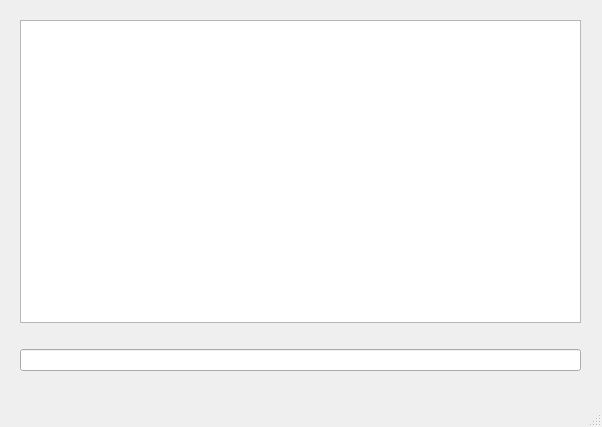
<?xml version="1.0" encoding="UTF-8"?>
<ui version="4.0">
 <class>MainWindow</class>
 <widget class="QMainWindow" name="MainWindow">
  <property name="geometry">
   <rect>
    <x>0</x>
    <y>0</y>
    <width>602</width>
    <height>427</height>
   </rect>
  </property>
  <property name="windowTitle">
   <string>Perry Bot</string>
  </property>
  <property name="styleSheet">
   <string notr="true">:/dark.qss</string>
  </property>
  <widget class="QWidget" name="centralwidget">
   <widget class="QWidget" name="verticalLayoutWidget">
    <property name="geometry">
     <rect>
      <x>20</x>
      <y>20</y>
      <width>561</width>
      <height>351</height>
     </rect>
    </property>
    <layout class="QVBoxLayout" name="verticalLayout">
     <item>
      <widget class="QTextEdit" name="textEdit">
       <property name="styleSheet">
        <string notr="true">/*
 *  BreezeDark stylesheet.
 *
 *  :author: Colin Duquesnoy
 *  :editor: Alex Huszagh
 *  :license: MIT, see LICENSE.md
 *
 *  This is originally a fork of QDarkStyleSheet, and is based on Breeze/
 *  BreezeDark color scheme, but is in no way affiliated with KDE.
 *
 * ---------------------------------------------------------------------
 *  The MIT License (MIT)
 *
 * Copyright (c) &lt;2013-2014&gt; &lt;Colin Duquesnoy&gt;
 * Copyright (c) &lt;2015-2016&gt; &lt;Alex Huszagh&gt;
 *
 * Permission is hereby granted, free of charge, to any person obtaining
 * a copy of this software and associated documentation files (the
 * &quot;Software&quot;), to deal in the Software without restriction, including
 * without limitation the rights to use, copy, modify, merge, publish,
 * distribute, sublicense, and/or sell copies of the Software, and to
 * permit persons to whom the Software is furnished to do so, subject to
 * the following conditions:
 *
 * The above copyright notice and this permission notice shall be included in
 * all copies or substantial portions of the Software.
 *
 * THE SOFTWARE IS PROVIDED &quot;AS IS&quot;, WITHOUT WARRANTY OF ANY KIND, EXPRESS
 * OR IMPLIED, INCLUDING BUT NOT LIMITED TO THE WARRANTIES OF
 * MERCHANTABILITY, FITNESS FOR A PARTICULAR PURPOSE AND NONINFRINGEMENT.
 * IN NO EVENT SHALL THE AUTHORS OR COPYRIGHT HOLDERS BE LIABLE FOR ANY
 * CLAIM, DAMAGES OR OTHER LIABILITY, WHETHER IN AN ACTION OF CONTRACT,
 * TORT OR OTHERWISE, ARISING FROM, OUT OF OR IN CONNECTION WITH THE
 * SOFTWARE OR THE USE OR OTHER DEALINGS IN THE SOFTWARE.
 * ---------------------------------------------------------------------
 */

QToolTip
{
    border: 0.1ex solid #eff0f1;
    background-color: #31363b;
    alternate-background-color: #3b4045;
    color: #eff0f1;
    padding: 0.5ex;
    opacity: 200;
}

QWidget
{
    color: #eff0f1;
    background-color: #31363b;
    selection-background-color:#3daee9;
    selection-color: #eff0f1;
    background-clip: border;
    border-image: none;
    border: 0px transparent black;
    outline: 0;
}

QWidget:item:hover
{
    background-color: #3daee9;
    color: #eff0f1;
}

QWidget:item:selected
{
    background-color: #3daee9;
}


QCheckBox
{
    spacing: 0.5ex;
    outline: none;
    color: #eff0f1;
    margin-bottom: 0.2ex;
    opacity: 200;
}

QCheckBox:disabled
{
    color: #76797c;
}

QGroupBox::indicator
{
    margin-left: 0.2ex;
}

QCheckBox::indicator:unchecked,
QCheckBox::indicator:unchecked:focus
{
    border-image: url(:/dark/checkbox_unchecked_disabled.svg);
}

QCheckBox::indicator:unchecked:hover,
QCheckBox::indicator:unchecked:pressed,
QGroupBox::indicator:unchecked:hover,
QGroupBox::indicator:unchecked:focus,
QGroupBox::indicator:unchecked:pressed
{
    border: none;
    border-image: url(:/dark/checkbox_unchecked.svg);
}

QCheckBox::indicator:checked
{
    border-image: url(:/dark/checkbox_checked.svg);
}

QCheckBox::indicator:checked:hover,
QCheckBox::indicator:checked:focus,
QCheckBox::indicator:checked:pressed,
QGroupBox::indicator:checked:hover,
QGroupBox::indicator:checked:focus,
QGroupBox::indicator:checked:pressed
{
    border: none;
    border-image: url(:/dark/checkbox_checked.svg);
}

QCheckBox::indicator:indeterminate
{
    border-image: url(:/dark/checkbox_indeterminate.svg);
}

QCheckBox::indicator:indeterminate:focus,
QCheckBox::indicator:indeterminate:hover,
QCheckBox::indicator:indeterminate:pressed
{
    border-image: url(:/dark/checkbox_indeterminate.svg);
}

QCheckBox::indicator:indeterminate:disabled
{
    border-image: url(:/dark/checkbox_indeterminate_disabled.svg);
}

QCheckBox::indicator:checked:disabled,
QGroupBox::indicator:checked:disabled
{
    border-image: url(:/dark/checkbox_checked_disabled.svg);
}

QCheckBox::indicator:unchecked:disabled,
QGroupBox::indicator:unchecked:disabled
{
    border-image: url(:/dark/checkbox_unchecked_disabled.svg);
}

QRadioButton
{
    spacing: 0.5ex;
    outline: none;
    color: #eff0f1;
    margin-bottom: 0.2ex;
}

QRadioButton:disabled
{
    color: #76797c;
}

QRadioButton::indicator:unchecked,
QRadioButton::indicator:unchecked:focus
{
    border-image: url(:/dark/radio_unchecked_disabled.svg);
}


QRadioButton::indicator:unchecked:hover,
QRadioButton::indicator:unchecked:pressed
{
    border: none;
    outline: none;
    border-image: url(:/dark/radio_unchecked.svg);
}


QRadioButton::indicator:checked
{
    border: none;
    outline: none;
    border-image: url(:/dark/radio_checked.svg);
}

QRadioButton::indicator:checked:hover,
QRadioButton::indicator:checked:focus,
QRadioButton::indicator:checked:pressed
{
    border: none;
    outline: none;
    border-image: url(:/dark/radio_checked.svg);
}

QRadioButton::indicator:checked:disabled
{
    outline: none;
    border-image: url(:/dark/radio_checked_disabled.svg);
}

QRadioButton::indicator:unchecked:disabled
{
    border-image: url(:/dark/radio_unchecked_disabled.svg);
}

QMenuBar
{
    background-color: #31363b;
    color: #eff0f1;
}

QMenuBar::item
{
    background: transparent;
}

QMenuBar::item:selected
{
    background: transparent;
    border: 0.1ex solid #76797c;
}

QMenuBar::item:pressed
{
    border: 0.1ex solid #76797c;
    background-color: #3daee9;
    color: #eff0f1;
    margin-bottom: -0.1ex;
    padding-bottom: 0.1ex;
}

QMenu
{
    border: 0.1ex solid #76797c;
    color: #eff0f1;
    margin: 0.2ex;
}

QMenu::icon
{
    margin: 0.5ex;
}

QMenu::item
{
    padding: 0.5ex 3ex 0.5ex 3ex;
    margin-left: 0.5ex;
    border: 0.1ex solid transparent; /* reserve space for selection border */
}

QMenu::item:selected
{
    color: #eff0f1;
}

QMenu::separator
{
    height: 0.2ex;
    background: lightblue;
    margin-left: 1ex;
    margin-right: 0.5ex;
}

/* non-exclusive indicator = check box style indicator
   (see QActionGroup::setExclusive) */
QMenu::indicator:non-exclusive:unchecked
{
    border-image: url(:/dark/checkbox_unchecked_disabled.svg);
}

QMenu::indicator:non-exclusive:unchecked:selected
{
    border-image: url(:/dark/checkbox_unchecked_disabled.svg);
}

QMenu::indicator:non-exclusive:checked
{
    border-image: url(:/dark/checkbox_checked.svg);
}

QMenu::indicator:non-exclusive:checked:selected
{
    border-image: url(:/dark/checkbox_checked.svg);
}

/* exclusive indicator = radio button style indicator (see QActionGroup::setExclusive) */
QMenu::indicator:exclusive:unchecked
{
    border-image: url(:/dark/radio_unchecked_disabled.svg);
}

QMenu::indicator:exclusive:unchecked:selected
{
    border-image: url(:/dark/radio_unchecked_disabled.svg);
}

QMenu::indicator:exclusive:checked
{
    border-image: url(:/dark/radio_checked.svg);
}

QMenu::indicator:exclusive:checked:selected
{
    border-image: url(:/dark/radio_checked.svg);
}

QMenu::right-arrow
{
    margin: 0.5ex;
    border-image: url(:/light/right_arrow.svg);
    width: 0.6ex;
    height: 0.9ex;
}


QWidget:disabled
{
    color: #454545;
    background-color: #31363b;
}

QAbstractItemView
{
    alternate-background-color: #31363b;
    color: #eff0f1;
    border: 0.1ex solid 3A3939;
    border-radius: 0.2ex;
}

QWidget:focus,
QMenuBar:focus
{
    border: 0.1ex solid #3daee9;
}

QTabWidget:focus,
QCheckBox:focus,
QRadioButton:focus,
QSlider:focus
{
    border: none;
}

QLineEdit
{
    background-color: #232629;
    padding: 0.5ex;
    border-style: solid;
    border: 0.1ex solid #76797c;
    border-radius: 0.2ex;
    color: #eff0f1;
}

QGroupBox
{
    border: 0.1ex solid #76797c;
    border-radius: 0.2ex;
    padding-top: 1ex;
    margin-top: 1ex;
}

QGroupBox::title
{
    subcontrol-origin: margin;
    subcontrol-position: top center;
    padding-left: 0.1ex;
    padding-right: 0.1ex;
    margin-top: -0.7ex;
}

QAbstractScrollArea
{
    border-radius: 0.2ex;
    border: 0.1ex solid #76797c;
    background-color: transparent;
}

QScrollBar:horizontal
{
    height: 1.5ex;
    margin: 0.3ex 1.5ex 0.3ex 1.5ex;
    border: 0.1ex transparent #2A2929;
    border-radius: 0.4ex;
    background-color: #2A2929;
}

QScrollBar::handle:horizontal
{
    background-color: #3daee9;
    min-width: 0.5ex;
    border-radius: 0.4ex;
}

QScrollBar::add-line:horizontal
{
    margin: 0px 0.3ex 0px 0.3ex;
    border-image: url(:/dark/right_arrow_disabled.svg);
    width: 1ex;
    height: 1ex;
    subcontrol-position: right;
    subcontrol-origin: margin;
}

QScrollBar::sub-line:horizontal
{
    margin: 0ex 0.3ex 0ex 0.3ex;
    border-image: url(:/dark/left_arrow_disabled.svg);
    width: 1ex;
    height: 1ex;
    subcontrol-position: left;
    subcontrol-origin: margin;
}

QScrollBar::add-line:horizontal:hover,
QScrollBar::add-line:horizontal:on
{
    border-image: url(:/dark/right_arrow.svg);
    width: 1ex;
    height: 1ex;
    subcontrol-position: right;
    subcontrol-origin: margin;
}


QScrollBar::sub-line:horizontal:hover,
QScrollBar::sub-line:horizontal:on
{
    border-image: url(:/dark/left_arrow.svg);
    width: 1ex;
    height: 1ex;
    subcontrol-position: left;
    subcontrol-origin: margin;
}

QScrollBar::up-arrow:horizontal,
QScrollBar::down-arrow:horizontal
{
    background: none;
}


QScrollBar::add-page:horizontal,
QScrollBar::sub-page:horizontal
{
    background: none;
}

QScrollBar:vertical
{
    background-color: #2A2929;
    width: 1.5ex;
    margin: 1.5ex 0.3ex 1.5ex 0.3ex;
    border: 0.1ex transparent #2A2929;
    border-radius: 0.4ex;
}

QScrollBar::handle:vertical
{
    background-color: #3daee9;
    min-height: 0.5ex;
    border-radius: 0.4ex;
}

QScrollBar::sub-line:vertical
{
    margin: 0.3ex 0ex 0.3ex 0ex;
    border-image: url(:/dark/up_arrow_disabled.svg);
    height: 1ex;
    width: 1ex;
    subcontrol-position: top;
    subcontrol-origin: margin;
}

QScrollBar::add-line:vertical
{
    margin: 0.3ex 0ex 0.3ex 0ex;
    border-image: url(:/dark/down_arrow_disabled.svg);
    height: 1ex;
    width: 1ex;
    subcontrol-position: bottom;
    subcontrol-origin: margin;
}

QScrollBar::sub-line:vertical:hover,
QScrollBar::sub-line:vertical:on
{

    border-image: url(:/dark/up_arrow.svg);
    height: 1ex;
    width: 1ex;
    subcontrol-position: top;
    subcontrol-origin: margin;
}


QScrollBar::add-line:vertical:hover,
QScrollBar::add-line:vertical:on
{
    border-image: url(:/dark/down_arrow.svg);
    height: 1ex;
    width: 1ex;
    subcontrol-position: bottom;
    subcontrol-origin: margin;
}

QScrollBar::up-arrow:vertical, QScrollBar::down-arrow:vertical
{
    background: none;
}


QScrollBar::add-page:vertical, QScrollBar::sub-page:vertical
{
    background: none;
}

QTextEdit
{
    background-color: #232629;
    color: #eff0f1;
    border: 0.1ex solid #76797c;
}

QPlainTextEdit
{
    background-color: #232629;;
    color: #eff0f1;
    border-radius: 0.2ex;
    border: 0.1ex solid #76797c;
}

QHeaderView::section
{
    background-color: #76797c;
    color: #eff0f1;
    padding: 0.5ex;
    border: 0.1ex solid #76797c;
}

QSizeGrip
{
    border-image: url(:/dark/sizegrip.svg);
    width: 1.2ex;
    height: 1.2ex;
}

QMainWindow::separator
{
    background-color: #31363b;
    color: white;
    padding-left: 0.4ex;
    spacing: 0.2ex;
    border: 0.1ex dashed #76797c;
}

QMainWindow::separator:hover
{

    background-color: #787876;
    color: white;
    padding-left: 0.4ex;
    border: 0.1ex solid #76797c;
    spacing: 0.2ex;
}

QMenu::separator
{
    height: 0.1ex;
    background-color: #76797c;
    color: white;
    padding-left: 0.4ex;
    margin-left: 1ex;
    margin-right: 0.5ex;
}

QFrame[frameShape=&quot;2&quot;],  /* QFrame::Panel == 0x0003 */
QFrame[frameShape=&quot;3&quot;],  /* QFrame::WinPanel == 0x0003 */
QFrame[frameShape=&quot;4&quot;],  /* QFrame::HLine == 0x0004 */
QFrame[frameShape=&quot;5&quot;],  /* QFrame::VLine == 0x0005 */
QFrame[frameShape=&quot;6&quot;]  /* QFrame::StyledPanel == 0x0006 */
{
    border-width: 0.1ex;
    padding: 0.1ex;
    border-style: solid;
    border-color: #31363b;
    background-color: #76797c;
    border-radius: 0.5ex;
}

QStackedWidget
{
    border: 0.1ex transparent black;
}

QToolBar
{
    border: 0.1ex transparent #393838;
    background: 0.1ex solid #31363b;
    font-weight: bold;
}

QToolBar::handle:horizontal
{
    border-image: url(:/dark/hmovetoolbar.svg);
    width = 1.6ex;
    height = 6.4ex;
}

QToolBar::handle:vertical
{
    border-image: url(:/dark/vmovetoolbar.svg);
    width = 5.4ex;
    height = 1ex;
}

QToolBar::separator:horizontal
{
    border-image: url(:/dark/hsepartoolbar.svg);
    width = 0.7ex;
    height = 6.3ex;
}

QToolBar::separator:vertical
{
    border-image: url(:/dark/vsepartoolbars.svg);
    width = 6.3ex;
    height = 0.7ex;
}

QPushButton
{
    color: #eff0f1;
    background-color: qlineargradient(x1: 0.5, y1: 0.5 x2: 0.5, y2: 1, stop: 0 #3b4045, stop: 0.5 #31363b);
    border-width: 0.1ex;
    border-color: #76797c;
    border-style: solid;
    padding: 0.5ex;
    border-radius: 0.2ex;
    outline: none;
}

QPushButton:disabled
{
    background-color: #31363b;
    border-width: 0.1ex;
    border-color: #454545;
    border-style: solid;
    padding-top: 0.5ex;
    padding-bottom: 0.5ex;
    padding-left: 1ex;
    padding-right: 1ex;
    border-radius: 0.2ex;
    color: #454545;
}

QPushButton:focus
{
    color: white;
}

QPushButton:pressed
{
    background-color: #31363b;
    padding-top: -1.5ex;
    padding-bottom: -1.7ex;
}

QComboBox
{
    selection-background-color: #3daee9;
    border-style: solid;
    border: 0.1ex solid #76797c;
    border-radius: 0.2ex;
    padding: 0.5ex;
    min-width: 7.5ex;
}

QPushButton:checked
{
    background-color: #76797c;
    border-color: #6A6969;
}

QPushButton:hover
{
    background-color: qlineargradient(x1: 0.5, y1: 0.5 x2: 0.5, y2: 1, stop: 0 #454a4f, stop: 0.5 #3b4045);
    border: 0.1ex solid #3daee9;
    color: #eff0f1;
}

QPushButton:checked:hover
{
    background-color: qlineargradient(x1: 0.5, y1: 0.5 x2: 0.5, y2: 1, stop: 0 #808386, stop: 0.5 #76797c);
    border: 0.1ex solid #3daee9;
    color: #eff0f1;
}

QComboBox:hover,
QAbstractSpinBox:hover,
QLineEdit:hover,
QTextEdit:hover,
QPlainTextEdit:hover,
QAbstractView:hover,
QTreeView:hover
{
    border: 0.1ex solid #3daee9;
    color: #eff0f1;
}

QComboBox:hover:pressed,
QPushButton:hover:pressed,
QAbstractSpinBox:hover:pressed,
QLineEdit:hover:pressed,
QTextEdit:hover:pressed,
QPlainTextEdit:hover:pressed,
QAbstractView:hover:pressed,
QTreeView:hover:pressed
{
    background-color: #31363b;
}

QComboBox:on
{
    padding-top: 0.3ex;
    padding-left: 0.4ex;
    selection-background-color: #4a4a4a;
}

QComboBox QAbstractItemView
{
    background-color: #232629;
    border-radius: 0.2ex;
    border: 0.1ex solid #76797c;
    selection-background-color: #3daee9;
}

QComboBox::drop-down
{
    subcontrol-origin: padding;
    subcontrol-position: top right;
    width: 1.5ex;

    border-left-width: 0ex;
    border-left-color: darkgray;
    border-left-style: solid;
    border-top-right-radius: 0.3ex;
    border-bottom-right-radius: 0.3ex;
}

QComboBox::down-arrow
{
    border-image: url(:/dark/down_arrow_disabled.svg);
    width: 0.9ex;
    height: 0.6ex;
}

QComboBox::down-arrow:on,
QComboBox::down-arrow:hover,
QComboBox::down-arrow:focus
{
    border-image: url(:/dark/down_arrow.svg);
    width: 0.9ex;
    height: 0.6ex;
}

QAbstractSpinBox
{
    padding: 0.5ex;
    border: 0.1ex solid #76797c;
    background-color: #232629;
    color: #eff0f1;
    border-radius: 0.2ex;
    min-width: 7.5ex;
}

QAbstractSpinBox:up-button
{
    background-color: transparent;
    subcontrol-origin: border;
    subcontrol-position: center right;
}

QAbstractSpinBox:down-button
{
    background-color: transparent;
    subcontrol-origin: border;
    subcontrol-position: center left;
}

QAbstractSpinBox::up-arrow,
QAbstractSpinBox::up-arrow:disabled,
QAbstractSpinBox::up-arrow:off
{
    border-image: url(:/dark/up_arrow_disabled.svg);
    width: 0.9ex;
    height: 0.6ex;
}

QAbstractSpinBox::up-arrow:hover
{
    border-image: url(:/dark/up_arrow.svg);
    width: 0.9ex;
    height: 0.6ex;
}

QAbstractSpinBox::down-arrow,
QAbstractSpinBox::down-arrow:disabled,
QAbstractSpinBox::down-arrow:off
{
    border-image: url(:/dark/down_arrow_disabled.svg);
    width: 0.9ex;
    height: 0.6ex;
}

QAbstractSpinBox::down-arrow:hover
{
    border-image: url(:/dark/down_arrow.svg);
    width: 0.9ex;
    height: 0.6ex;
}

QLabel
{
    border: 0ex solid black;
}

/* BORDERS */
QTabWidget::pane
{
    padding: 0.5ex;
    margin: 0.1ex;
}

QTabWidget::pane:top
{
    border: 0.1ex solid #76797c;
    top: -0.1ex;
}

QTabWidget::pane:bottom
{
    border: 0.1ex solid #76797c;
    bottom: -0.1ex;
}

QTabWidget::pane:left
{
    border: 0.1ex solid #76797c;
    right: -0.1ex;
}

QTabWidget::pane:right
{
    border: 0.1ex solid #76797c;
    left: -0.1ex;
}


QTabBar
{
    qproperty-drawBase: 0;
    left: 0.5ex; /* move to the right by 0.5ex */
    border-radius: 0.3ex;
}

QTabBar:focus
{
    border: 0ex transparent black;
}

QTabBar::close-button
{
    border-image: url(:/dark/close.svg);
    background: transparent;
}

QTabBar::close-button:hover
{
    border-image: url(:/dark/close-hover.svg);
    width: 1.2ex;
    height: 1.2ex;
    background: transparent;
}

QTabBar::close-button:pressed
{
    border-image: url(:/dark/close-pressed.svg);
    width: 1.2ex;
    height: 1.2ex;
    background: transparent;
}

/* TOP TABS */
QTabBar::tab:top
{
    color: #eff0f1;
    border: 0.1ex transparent black;
    border-left: 0.1ex solid #76797c;
    border-top: 0.1ex solid #76797c;
    background-color: #31363b;
    padding: 0.5ex;
    min-width: 50px;
    border-top-left-radius: 0.2ex;
    border-top-right-radius: 0.2ex;
}

QTabBar::tab:top:last,
QTabBar::tab:top:only-one
{
    color: #eff0f1;
    border: 0.1ex transparent black;
    border-left: 0.1ex solid #76797c;
    border-right: 0.1ex solid #76797c;
    border-top: 0.1ex solid #76797c;
    background-color: #31363b;
    padding: 0.5ex;
    min-width: 50px;
    border-top-left-radius: 0.2ex;
    border-top-right-radius: 0.2ex;
}

QTabBar::tab:top:!selected
{
    color: #eff0f1;
    background-color: #54575B;
    border: 0.1ex transparent black;
    border-left: 0.1ex solid #76797c;
    border-top-left-radius: 0.2ex;
    border-top-right-radius: 0.2ex;
}

QTabBar::tab:top:first:!selected
{
    color: #eff0f1;
    background-color: #54575B;
    border: 0.1ex transparent black;
    border-top-left-radius: 0.2ex;
    border-top-right-radius: 0.2ex;
}

QTabBar::tab:top:!selected:hover
{
    background-color: rgba(61, 173, 232, 0.2);
    border: 0.1ex rgba(61, 173, 232, 0.2);
    border-left: 0.1ex solid #76797c;
}

QTabBar::tab:top:!selected:first:hover
{
    background-color: rgba(61, 173, 232, 0.2);
    border: 0.1ex rgba(61, 173, 232, 0.2);
}

/* BOTTOM TABS */

QTabBar::tab:bottom
{
    color: #eff0f1;
    border: 0.1ex transparent black;
    border-left: 0.1ex solid #76797c;
    border-bottom: 0.1ex solid #76797c;
    background-color: #31363b;
    padding: 0.5ex;
    border-bottom-left-radius: 0.2ex;
    border-bottom-right-radius: 0.2ex;
    min-width: 50px;
}

QTabBar::tab:bottom:last,
QTabBar::tab:bottom:only-one
{
    color: #eff0f1;
    border: 0.1ex transparent black;
    border-left: 0.1ex solid #76797c;
    border-right: 0.1ex solid #76797c;
    border-bottom: 0.1ex solid #76797c;
    background-color: #31363b;
    padding: 0.5ex;
    border-bottom-left-radius: 0.2ex;
    border-bottom-right-radius: 0.2ex;
    min-width: 50px;
}

QTabBar::tab:bottom:!selected
{
    color: #eff0f1;
    background-color: #54575B;
    border: 0.1ex transparent black;
    border-left: 0.1ex solid #76797c;
    border-bottom-left-radius: 0.2ex;
    border-bottom-right-radius: 0.2ex;
}

QTabBar::tab:bottom:first:!selected
{
    color: #eff0f1;
    background-color: #54575B;
    border: 0.1ex transparent black;
    border-top-left-radius: 0.2ex;
    border-top-right-radius: 0.2ex;
}

QTabBar::tab:bottom:!selected:hover
{
    background-color: rgba(61, 173, 232, 0.2);
    border: 0.1ex rgba(61, 173, 232, 0.2);
    border-left: 0.1ex solid #76797c;
}

QTabBar::tab:bottom:!selected:first:hover
{
    background-color: rgba(61, 173, 232, 0.2);
    border: 0.1ex rgba(61, 173, 232, 0.2);
}

/* LEFT TABS */
QTabBar::tab:left
{
    color: #eff0f1;
    border: 0.1ex transparent black;
    border-top: 0.1ex solid #76797c;
    border-right: 0.1ex solid #76797c;
    background-color: #31363b;
    padding: 0.5ex;
    border-top-right-radius: 0.2ex;
    border-bottom-right-radius: 0.2ex;
    min-height: 50px;
}

QTabBar::tab:left:last,
QTabBar::tab:left:only-one
{
    color: #eff0f1;
    border: 0.1ex transparent black;
    border-top: 0.1ex solid #76797c;
    border-bottom: 0.1ex solid #76797c;
    border-right: 0.1ex solid #76797c;
    background-color: #31363b;
    padding: 0.5ex;
    border-top-right-radius: 0.2ex;
    border-bottom-right-radius: 0.2ex;
    min-height: 50px;
}

QTabBar::tab:left:!selected
{
    color: #eff0f1;
    background-color: #54575B;
    border: 0.1ex transparent black;
    border-top: 0.1ex solid #76797c;
    border-top-right-radius: 0.2ex;
    border-bottom-right-radius: 0.2ex;
}

QTabBar::tab:left:!selected:hover
{
    background-color: rgba(61, 173, 232, 0.2);
    border: 0.1ex rgba(61, 173, 232, 0.2);
    border-top: 0.1ex solid #76797c;
}

QTabBar::tab:left:!selected:first:hover
{
    background-color: rgba(61, 173, 232, 0.2);
    border: 0.1ex rgba(61, 173, 232, 0.2);
}

/* RIGHT TABS */
QTabBar::tab:right
{
    color: #eff0f1;
    border: 0.1ex transparent black;
    border-top: 0.1ex solid #76797c;
    border-left: 0.1ex solid #76797c;
    background-color: #31363b;
    padding: 0.5ex;
    border-top-left-radius: 0.2ex;
    border-bottom-left-radius: 0.2ex;
    min-height: 50px;
}

QTabBar::tab:right:last,
QTabBar::tab:right:only-one
{
    color: #eff0f1;
    border: 0.1ex transparent black;
    border-top: 0.1ex solid #76797c;
    border-bottom: 0.1ex solid #76797c;
    border-left: 0.1ex solid #76797c;
    background-color: #31363b;
    padding: 0.5ex;
    border-top-left-radius: 0.2ex;
    border-bottom-left-radius: 0.2ex;
    min-height: 50px;
}

QTabBar::tab:right:!selected
{
    color: #eff0f1;
    background-color: #54575B;
    border: 0.1ex transparent black;
    border-top: 0.1ex solid #76797c;
    border-top-left-radius: 0.2ex;
    border-bottom-left-radius: 0.2ex;
}

QTabBar::tab:right:!selected:hover
{
    background-color: rgba(61, 173, 232, 0.2);
    border: 0.1ex rgba(61, 173, 232, 0.2);
    border-top: 0.1ex solid #76797c;
}

QTabBar::tab:right:!selected:first:hover
{
    background-color: rgba(61, 173, 232, 0.2);
    border: 0.1ex rgba(61, 173, 232, 0.2);
}

QTabBar QToolButton::right-arrow:enabled
{
    border-image: url(:/dark/right_arrow.svg);
}

QTabBar QToolButton::left-arrow:enabled
{
    border-image: url(:/dark/left_arrow.svg);
}

QTabBar QToolButton::right-arrow:disabled
{
    border-image: url(:/dark/right_arrow_disabled.svg);
}

QTabBar QToolButton::left-arrow:disabled
{
    border-image: url(:/dark/left_arrow_disabled.svg);
}

QDockWidget
{
    background: #31363b;
    border: 0.1ex solid #403F3F;
    titlebar-close-icon: url(:/dark/transparent.svg);
    titlebar-normal-icon: url(:/dark/transparent.svg);
}

QDockWidget::close-button,
QDockWidget::float-button
{
    border: 0.1ex solid transparent;
    border-radius: 0.2ex;
    background: transparent;
}

QDockWidget::float-button
{
    border-image: url(:/dark/undock.svg);
}

QDockWidget::float-button:hover
{
    border-image: url(:/dark/undock-hover.svg) ;
}

QDockWidget::close-button
{
    border-image: url(:/dark/close.svg) ;
}

QDockWidget::close-button:hover
{
    border-image: url(:/dark/close-hover.svg) ;
}

QDockWidget::close-button:pressed
{
    border-image: url(:/dark/close-pressed.svg) ;
}

QTreeView,
QListView
{
    border: 0.1ex solid #76797c;
    background-color: #232629;
}

QTreeView::branch:has-siblings:!adjoins-item
{
    border-image: url(:/dark/stylesheet-vline.svg) 0;
}

QTreeView::branch:has-siblings:adjoins-item
{
    border-image: url(:/dark/stylesheet-branch-more.svg) 0;
}

QTreeView::branch:!has-children:!has-siblings:adjoins-item
{
    border-image: url(:/dark/stylesheet-branch-end.svg) 0;
}

QTreeView::branch:has-children:!has-siblings:closed,
QTreeView::branch:closed:has-children:has-siblings
{
    border-image: url(:/dark/stylesheet-branch-end-closed.svg) 0;
    image: url(:/dark/branch_closed.svg);
}

QTreeView::branch:open:has-children:!has-siblings,
QTreeView::branch:open:has-children:has-siblings
{
    border-image: url(:/dark/stylesheet-branch-end-open.svg) 0;
    image: url(:/dark/branch_open.svg);
}

/*
QTreeView::branch:has-siblings:!adjoins-item {
        background: cyan;
}

QTreeView::branch:has-siblings:adjoins-item {
        background: red;
}

QTreeView::branch:!has-children:!has-siblings:adjoins-item {
        background: blue;
}

QTreeView::branch:closed:has-children:has-siblings {
        background: pink;
}

QTreeView::branch:has-children:!has-siblings:closed {
        background: gray;
}

QTreeView::branch:open:has-children:has-siblings {
        background: magenta;
}

QTreeView::branch:open:has-children:!has-siblings {
        background: green;
}
*/

QTableView::item,
QListView::item,
QTreeView::item
{
    padding: 0.3ex;
}

QTableView::item:!selected:hover,
QListView::item:!selected:hover,
QTreeView::item:!selected:hover
{
    background-color: rgba(61, 173, 232, 0.2);
    outline: 0;
    color: #eff0f1;
    padding: 0.3ex;
}


QSlider::groove:horizontal
{
    border: 0.1ex solid #31363b;
    height: 0.4ex;
    background: #565a5e;
    margin: 0ex;
    border-radius: 0.2ex;
}

QSlider::handle:horizontal
{
    background: #232629;
    border: 0.1ex solid #626568;
    width: 1.6ex;
    height: 1.6ex;
    margin: -0.8ex 0;
    border-radius: 0.9ex;
}

QSlider::groove:vertical
{
    border: 0.1ex solid #31363b;
    width: 0.4ex;
    background: #565a5e;
    margin: 0ex;
    border-radius: 0.3ex;
}

QSlider::handle:vertical
{
    background: #232629;
    border: 0.1ex solid #626568;
    width: 1.6ex;
    height: 1.6ex;
    margin: 0 -0.8ex;
    border-radius: 0.9ex;
}

QSlider::handle:horizontal:hover,
QSlider::handle:horizontal:focus,
QSlider::handle:vertical:hover,
QSlider::handle:vertical:focus
{
    border: 0.1ex solid #3daee9;
}

QSlider::sub-page:horizontal,
QSlider::add-page:vertical
{
    background: #3daee9;
    border-radius: 0.3ex;
}

QSlider::add-page:horizontal,
QSlider::sub-page:vertical
{
    background: #626568;
    border-radius: 0.3ex;
}

QToolButton
{
    background-color: transparent;
    border: 0.1ex solid #76797c;
    border-radius: 0.2ex;
    margin: 0.3ex;
    padding: 0.5ex;
}

QToolButton[popupMode=&quot;1&quot;]  /* only for MenuButtonPopup */
{
    padding-right: 2ex; /* make way for the popup button */
}

QToolButton[popupMode=&quot;2&quot;]  /* only for InstantPopup */
{
    padding-right: 1ex; /* make way for the popup button */
}

QToolButton::menu-indicator
{
    border-image: none;
    image: url(:/dark/down_arrow.svg);
    top: -0.7ex;
    left: -0.2ex;
}

QToolButton::menu-arrow
{
    border-image: none;
    image: url(:/dark/down_arrow.svg);
}

QToolButton:hover,
QToolButton::menu-button:hover
{
    background-color: transparent;
    border: 0.1ex solid #3daee9;
}

QToolButton:checked,
QToolButton:pressed,
QToolButton::menu-button:pressed
{
    background-color: #3daee9;
    border: 0.1ex solid #3daee9;
    padding: 0.5ex;
}

QToolButton::menu-button
{
    border: 0.1ex solid #76797c;
    border-top-right-radius: 6px;
    border-bottom-right-radius: 6px;
    /* 1ex width + 0.4ex for border + no text = 2ex allocated above */
    width: 1ex;
    padding: 0.5ex;
    outline: none;
}

QToolButton::menu-arrow:open
{
    border: 0.1ex solid #76797c;
}

QPushButton::menu-indicator
{
    subcontrol-origin: padding;
    subcontrol-position: bottom right;
    left: 0.8ex;
}

QTableView
{
    border: 0.1ex solid #76797c;
    gridline-color: #31363b;
    background-color: #232629;
}


QTableView,
QHeaderView
{
    border-radius: 0px;
}

QTableView::item:pressed,
QListView::item:pressed,
QTreeView::item:pressed
{
    background: #3daee9;
    color: #eff0f1;
}

QTableView::item:selected:active,
QTreeView::item:selected:active,
QListView::item:selected:active
{
    background: #3daee9;
    color: #eff0f1;
}

QListView::item:selected:hover,
QTreeView::item:selected:hover
{
    background-color: #47b8f3;
    color: #eff0f1;
}

QHeaderView
{
    background-color: #31363b;
    border: 0.1ex transparent;
    border-radius: 0px;
    margin: 0px;
    padding: 0px;

}

QHeaderView::section
{
    background-color: #31363b;
    color: #eff0f1;
    padding: 0.5ex;
    border: 0.1ex solid #76797c;
    border-radius: 0px;
    text-align: center;
}

QHeaderView::section::vertical::first,
QHeaderView::section::vertical::only-one
{
    border-top: 0.1ex solid #76797c;
}

QHeaderView::section::vertical
{
    border-top: transparent;
}

QHeaderView::section::horizontal::first,
QHeaderView::section::horizontal::only-one
{
    border-left: 0.1ex solid #76797c;
}

QHeaderView::section::horizontal
{
    border-left: transparent;
}


QHeaderView::section:checked
{
    color: white;
    background-color: #334e5e;
}

 /* style the sort indicator */
QHeaderView::down-arrow
{
    image: url(:/dark/down_arrow.svg);
}

QHeaderView::up-arrow
{
    image: url(:/dark/up_arrow.svg);
}

QTableCornerButton::section
{
    background-color: #31363b;
    border: 0.1ex transparent #76797c;
    border-radius: 0px;
}

QToolBox
{
    padding: 0.5ex;
    border: 0.1ex transparent black;
}

QToolBox:selected
{
    background-color: #31363b;
    border-color: #3daee9;
}

QToolBox:hover
{
    border-color: #3daee9;
}

QStatusBar::item
{
    border: 0px transparent dark;
}

QFrame[height=&quot;3&quot;],
QFrame[width=&quot;3&quot;]
{
    background-color: #76797c;
}

QSplitter::handle
{
    border: 0.1ex dashed #76797c;
}

QSplitter::handle:hover
{
    background-color: #787876;
    border: 0.1ex solid #76797c;
}

QSplitter::handle:horizontal
{
    width: 0.1ex;
}

QSplitter::handle:vertical
{
    height: 0.1ex;
}

QProgressBar:horizontal
{
    background-color: #626568;
    border: 0.1ex solid #31363b;
    border-radius: 0.3ex;
    height: 0.5ex;
    text-align: right;
    margin-top: 0.5ex;
    margin-bottom: 0.5ex;
    margin-right: 5ex;
    padding: 0px;
}

QProgressBar::chunk:horizontal
{
    background-color: #3daee9;
    border: 0.1ex transparent;
    border-radius: 0.3ex;
}

QSpinBox,
QDoubleSpinBox
{
    padding-right: 1.5ex;
}

QSpinBox::up-button,
QDoubleSpinBox::up-button
{
    subcontrol-origin: content;
    subcontrol-position: right top;

    width: 1.6ex;
    border-width: 0.1ex;
}

QSpinBox::up-arrow,
QDoubleSpinBox::up-arrow
{
    border-image: url(:/dark/up_arrow.svg);
    width: 0.9ex;
    height: 0.6ex;
}

QSpinBox::up-arrow:hover,
QSpinBox::up-arrow:pressed,
QDoubleSpinBox::up-arrow:hover,
QDoubleSpinBox::up-arrow:pressed
{
    border-image: url(:/dark/up_arrow-hover.svg);
    width: 0.9ex;
    height: 0.6ex;
}

QSpinBox::up-arrow:disabled,
QSpinBox::up-arrow:off,
QDoubleSpinBox::up-arrow:disabled,
QDoubleSpinBox::up-arrow:off
{
   border-image: url(:/dark/up_arrow_disabled.svg);
}

QSpinBox::down-button,
QDoubleSpinBox::down-button
{
    subcontrol-origin: content;
    subcontrol-position: right bottom;

    width: 1.6ex;
    border-width: 0.1ex;
}

QSpinBox::down-arrow,
QDoubleSpinBox::down-arrow
{
    border-image: url(:/dark/down_arrow.svg);
    width: 0.9ex;
    height: 0.6ex;
}

QSpinBox::down-arrow:hover,
QSpinBox::down-arrow:pressed,
QDoubleSpinBox::down-arrow:hover,
QDoubleSpinBox::down-arrow:pressed
{
    border-image: url(:/dark/down_arrow-hover.svg);
    width: 0.9ex;
    height: 0.6ex;
}

QSpinBox::down-arrow:disabled,
QSpinBox::down-arrow:off,
QDoubleSpinBox::down-arrow:disabled,
QDoubleSpinBox::down-arrow:off
{
   border-image: url(:/dark/down_arrow_disabled.svg);
}
</string>
       </property>
      </widget>
     </item>
     <item>
      <spacer name="verticalSpacer">
       <property name="orientation">
        <enum>Qt::Vertical</enum>
       </property>
       <property name="sizeType">
        <enum>QSizePolicy::Fixed</enum>
       </property>
       <property name="sizeHint" stdset="0">
        <size>
         <width>20</width>
         <height>20</height>
        </size>
       </property>
      </spacer>
     </item>
     <item>
      <widget class="QLineEdit" name="lineEdit"/>
     </item>
    </layout>
   </widget>
  </widget>
  <widget class="QMenuBar" name="menubar">
   <property name="geometry">
    <rect>
     <x>0</x>
     <y>0</y>
     <width>602</width>
     <height>30</height>
    </rect>
   </property>
  </widget>
  <widget class="QStatusBar" name="statusbar"/>
 </widget>
 <resources>
  <include location="../breeze.qrc"/>
 </resources>
 <connections/>
</ui>
